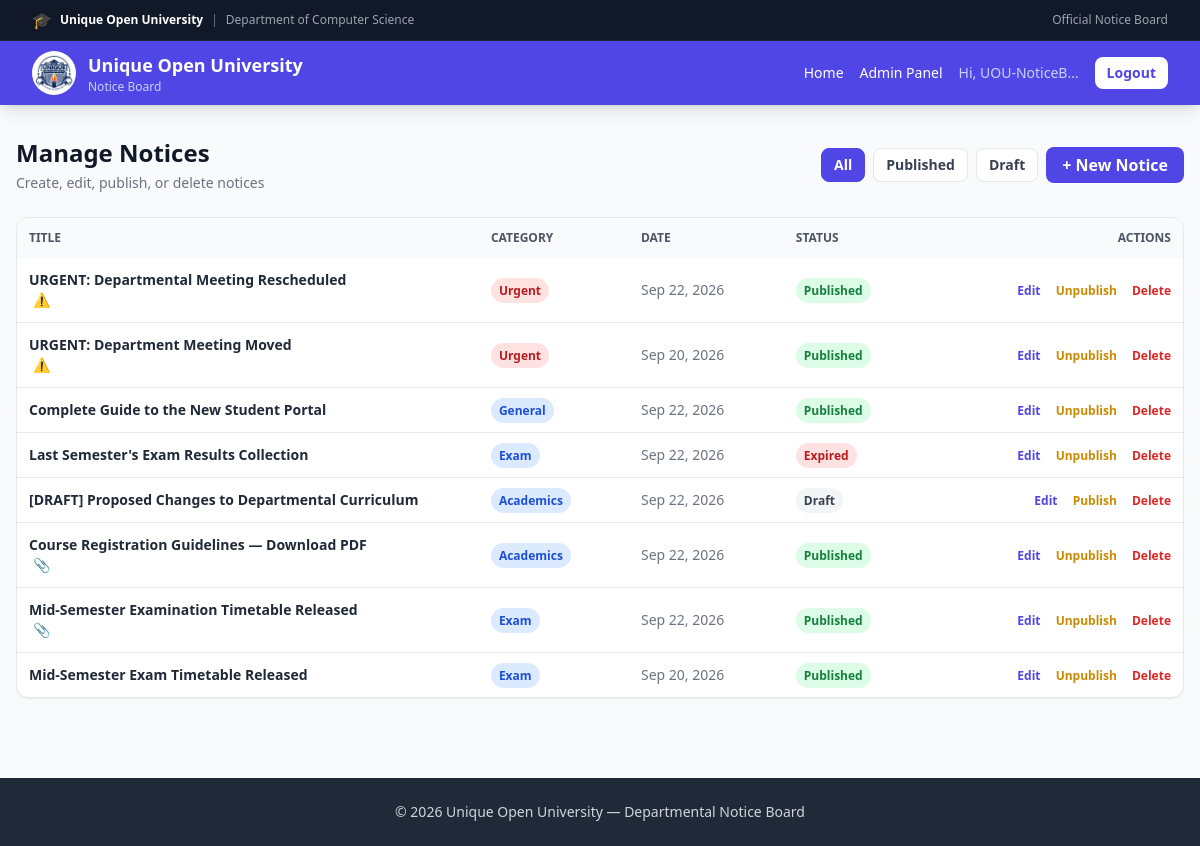
The page /admin-panel/notices/ (signed in) on the database its author committed.
### notices/models.py (models this page shows, shortened)
class Notice(models.Model):
    STATUS_CHOICES = [
        ('draft', 'Draft'),
        ('published', 'Published'),
    ]
    title = models.CharField(max_length=200)
    content = models.TextField()
    category = models.ForeignKey(
        Category, on_delete=models.SET_NULL,
        null=True, blank=True, related_name='notices'
    )
    author = models.ForeignKey(
        User, on_delete=models.CASCADE, related_name='notices'
    )
    attachment = models.FileField(upload_to='attachments/', blank=True, null=True)
    is_important = models.BooleanField(default=False)
    status = models.CharField(max_length=10, choices=STATUS_CHOICES, default='published')
    published_at = models.DateTimeField(default=timezone.now)
    expiry_date = models.DateTimeField(null=True, blank=True)
    created_at = models.DateTimeField(auto_now_add=True)
    updated_at = models.DateTimeField(auto_now=True)
    class Meta:
        ordering = ['-is_important', '-published_at']
    @property
    def is_expired(self):
        if self.expiry_date and timezone.now() > self.expiry_date:
            return True
        return False

class Category(models.Model):
    name = models.CharField(max_length=100, unique=True)
    slug = models.SlugField(max_length=100, unique=True, blank=True)
    description = models.TextField(blank=True)
    color = models.CharField(
        max_length=20, default='blue',
        help_text='Tailwind color: blue, green, red, yellow, purple, indigo'
    )
    class Meta:
        verbose_name_plural = 'Categories'
        ordering = ['name']

### notices/views.py (the view)
# urls.py: path('admin-panel/notices/', views.manage_notices, name='manage_notices'),
@login_required
@user_passes_test(is_admin)
def manage_notices(request):
    notices = Notice.objects.all()
    status_filter = request.GET.get('status', '')
    if status_filter:
        notices = notices.filter(status=status_filter)
    return render(request, 'notices/manage_notices.html', {
        'notices': notices,
        'status_filter': status_filter,
    })

### notices/views.py (called while the page is built)
def is_admin(user):
    return user.is_authenticated and (user.is_staff or user.is_superuser)

### templates/notices/manage_notices.html (shortened to what this page needs)
{% extends 'notices/base.html' %}
{% block content %}
<div class="max-w-7xl mx-auto px-4 py-8">
  <div class="flex flex-wrap items-center justify-between gap-3 mb-6">
    <div>
      <h1 class="text-2xl font-bold text-gray-900">Manage Notices</h1>
      <p class="text-sm text-gray-500 mt-1">Create, edit, publish, or delete notices</p>
    </div>
    <div class="flex flex-wrap items-center gap-2">
      <a href="?status="
         class="px-3 py-1.5 rounded-lg text-sm font-semibold border
                {% if not status_filter %}bg-uou text-white border-uou{% else %}bg-white text-gray-700 hover:border-uou{% endif %}">
        All
      </a>
      <a href="?status=published"
         class="px-3 py-1.5 rounded-lg text-sm font-semibold border
                {% if status_filter == 'published' %}bg-uou text-white border-uou{% else %}bg-white text-gray-700 hover:border-uou{% endif %}">
        Published
      </a>
      <a href="?status=draft"
         class="px-3 py-1.5 rounded-lg text-sm font-semibold border
                {% if status_filter == 'draft' %}bg-uou text-white border-uou{% else %}bg-white text-gray-700 hover:border-uou{% endif %}">
        Draft
      </a>
      <a href="{% url 'notice_create' %}"
         class="bg-uou text-white px-4 py-1.5 rounded-lg font-semibold hover:bg-uou-dark whitespace-nowrap">
        + New Notice
      </a>
    </div>
  </div>
  <div class="bg-white rounded-xl shadow-sm border overflow-hidden">
    <div class="overflow-x-auto">
      <table class="w-full text-sm">
        <thead class="bg-gray-50 text-gray-600 uppercase text-xs">
          <tr>
            <th class="text-left p-3">Title</th>
            <th class="text-left p-3 hidden md:table-cell">Category</th>
            <th class="text-left p-3 hidden sm:table-cell">Date</th>
            <th class="text-left p-3">Status</th>
            <th class="text-right p-3">Actions</th>
          </tr>
        </thead>
        <tbody class="divide-y">
          {% for n in notices %}
            <tr class="hover:bg-gray-50">
              <td class="p-3 max-w-xs">
                <a href="{% url 'notice_detail' n.pk %}"
                   class="font-semibold text-gray-800 hover:text-uou break-words block">
                  {{ n.title }}
                </a>
                {% if n.is_important %}
                  <span class="text-red-500 ml-1" title="Important">⚠</span>
                {% endif %}
                {% if n.attachment %}
                  <span class="text-gray-400 ml-1" title="Has attachment">📎</span>
                {% endif %}
              </td>
              <td class="p-3 hidden md:table-cell">
                {% if n.category %}
                  <span class="px-2 py-1 rounded-full text-xs font-semibold whitespace-nowrap
                               bg-{{ n.category.color }}-100 text-{{ n.category.color }}-700">
                    {{ n.category.name }}
                  </span>
                {% else %}
                  <span class="text-gray-400">—</span>
                {% endif %}
              </td>
              <td class="p-3 hidden sm:table-cell text-gray-500 whitespace-nowrap">
                {{ n.published_at|date:"M d, Y" }}
              </td>
              <td class="p-3">
                {% if n.is_expired %}
                  <span class="px-2 py-1 rounded-full text-xs font-bold bg-red-100 text-red-700 whitespace-nowrap">
                    Expired
                  </span>
                {% elif n.status == 'published' %}
                  <span class="px-2 py-1 rounded-full text-xs font-bold bg-green-100 text-green-700 whitespace-nowrap">
                    Published
                  </span>
                {% else %}
                  <span class="px-2 py-1 rounded-full text-xs font-bold bg-gray-100 text-gray-700 whitespace-nowrap">
                    Draft
                  </span>
                {% endif %}
              </td>
              <td class="p-3 text-right whitespace-nowrap">
                <a href="{% url 'notice_edit' n.pk %}"
                   class="text-uou hover:underline text-xs font-semibold mr-3">
                  Edit
                </a>
                <a href="{% url 'notice_toggle_publish' n.pk %}"
                   class="text-yellow-600 hover:underline text-xs font-semibold mr-3">
                  {% if n.status == 'published' %}Unpublish{% else %}Publish{% endif %}
                </a>
                <a href="{% url 'notice_delete' n.pk %}"
                   class="text-red-600 hover:underline text-xs font-semibold">
                  Delete
                </a>
              </td>
            </tr>
          {% endfor %}
        </tbody>
      </table>
    </div>
  </div>
</div>
{% endblock %}

### templates/notices/base.html (shortened to what this page needs)
{% load static %}
<!DOCTYPE html>
<html lang="en">
<head>
  <script src="https://cdn.tailwindcss.com"></script>
</head>
<body>
  <div class="scroll-container" id="scrollContainer">
    <div class="bg-gray-900 text-gray-200 border-b border-gray-800 hidden sm:block">
      <div class="max-w-7xl mx-auto px-4 sm:px-6 lg:px-8 py-2">
        <div class="flex items-center justify-between gap-4 text-xs">
          <div class="flex items-center gap-2 min-w-0">
            <span class="text-base">🎓</span>
            <span class="font-semibold text-white truncate">
              Unique Open University
            </span>
            <span class="text-gray-500 hidden md:inline">|</span>
            <span class="text-gray-400 hidden md:inline truncate">
              Department of Computer Science
            </span>
          </div>
          <div class="text-gray-400 whitespace-nowrap hidden md:block">
            Official Notice Board
          </div>
        </div>
      </div>
    </div>
    <nav class="bg-uou text-white shadow-lg sticky top-0 z-50">
      <div class="max-w-7xl mx-auto px-4 sm:px-6 lg:px-8">
        <div class="flex justify-between items-center h-16 gap-3">
          <a href="{% url 'dashboard' %}" class="flex items-center gap-3 min-w-0 flex-shrink">
            <div class="w-11 h-11 bg-white rounded-full flex items-center justify-center overflow-hidden shrink-0 shadow-sm">
              <img src="{% static 'img/UOU-LOGO-WHITE-BACKGROUND.png' %}"
                   alt="UOU Logo"
                   class="w-full h-full object-contain p-0.5">
            </div>
            <div class="min-w-0 hidden xs:block sm:block">
              <div class="font-bold text-sm sm:text-lg leading-tight truncate">Unique Open University</div>
              <div class="text-xs text-indigo-200">Notice Board</div>
            </div>
          </a>
          <div class="hidden md:flex items-center gap-4 shrink-0">
            <a href="{% url 'dashboard' %}" class="hover:text-indigo-200 text-sm whitespace-nowrap">Home</a>
            {% if user.is_authenticated and user.is_staff %}
              <a href="{% url 'admin_dashboard' %}" class="hover:text-indigo-200 text-sm whitespace-nowrap">
                Admin Panel
              </a>
            {% endif %}
            {% if user.is_authenticated %}
              <span class="text-sm text-indigo-200 truncate max-w-[120px]">
                Hi, {{ user.username }}
              </span>
              <form method="post" action="{% url 'account_logout' %}" class="inline">
                <button class="bg-white text-uou px-3 py-1.5 rounded-lg text-sm font-semibold hover:bg-indigo-100 whitespace-nowrap">
                  Logout
                </button>
              </form>
            {% else %}
              <a href="{% url 'account_login' %}"
                 class="bg-white text-uou px-3 py-1.5 rounded-lg text-sm font-semibold hover:bg-indigo-100 whitespace-nowrap">
                Login
              </a>
            {% endif %}
          </div>
        </div>
      </div>
    </nav>
    <main class="w-full overflow-x-hidden">
      {% block content %}{% endblock %}
    </main>
    <footer class="bg-gray-800 text-gray-300 py-6 mt-12">
      <div class="max-w-7xl mx-auto px-4 text-center text-sm">
        © {% now "Y" %} Unique Open University — Departmental Notice Board
      </div>
    </footer>
  </div>
</body>
</html>

### templates/notices/base.html (style rules this page uses)
html, body { width: 100%; height: 100%; margin: 0; padding: 0; overflow: hidden; position: fixed; top: 0; left: 0; right: 0; bottom: 0; background: #f9fafb; -webkit-touch-callout: none; -webkit-user-select: none; user-select: none; will-change: transform; }
.scroll-container { position: absolute; top: 0; left: 0; right: 0; bottom: 0; width: 100%; height: 100%; overflow-y: auto; overflow-x: hidden; -webkit-overflow-scrolling: touch; overscroll-behavior: none; background: #f9fafb; scrollbar-width: none; -ms-overflow-style: none; -webkit-transform: translateZ(0); transform: translateZ(0); will-change: scroll-position; }
.break-words { word-wrap: break-word; overflow-wrap: break-word; word-break: break-word; }

### rows shown on the page
Notice: title "URGENT: Departmental Meeting Rescheduled", category.name "Urgent", published_at "Sep 22, 2026", status "Published"
Notice: title "URGENT: Department Meeting Moved", category.name "Urgent", published_at "Sep 20, 2026", status "Published"
Notice: title "Complete Guide to the New Student Portal", category.name "General", published_at "Sep 22, 2026", status "Published"
Notice: title "Last Semester's Exam Results Collection", category.name "Exam", published_at "Sep 22, 2026", shows "Expired", status "Unpublish"
Notice: title "[DRAFT] Proposed Changes to Departmental Curriculum", category.name "Academics", published_at "Sep 22, 2026", status "Draft"
Notice: title "Course Registration Guidelines — Download PDF", category.name "Academics", published_at "Sep 22, 2026", status "Published"
Notice: title "Mid-Semester Examination Timetable Released", category.name "Exam", published_at "Sep 22, 2026", status "Published"
Notice: title "Mid-Semester Exam Timetable Released", category.name "Exam", published_at "Sep 20, 2026", status "Published"

### other values the page prints
{{ user.username }} "UOU-NoticeB…"
